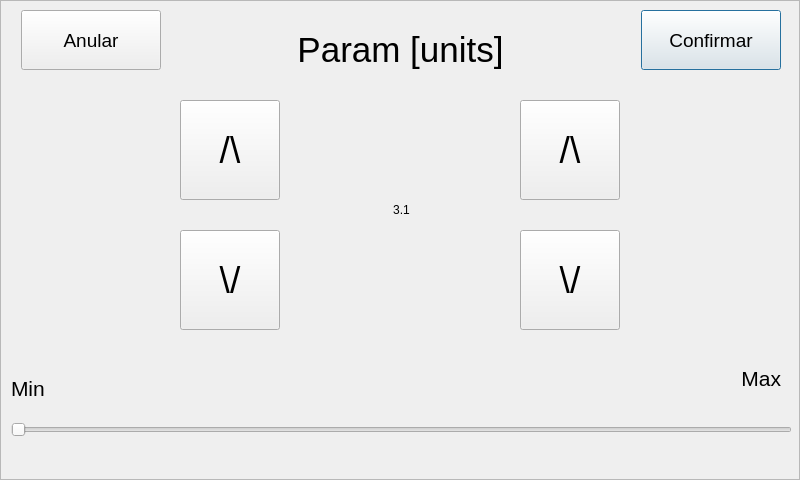
<?xml version="1.0" encoding="UTF-8"?>
<ui version="4.0">
 <class>Dialog</class>
 <widget class="QDialog" name="Dialog">
  <property name="geometry">
   <rect>
    <x>0</x>
    <y>0</y>
    <width>800</width>
    <height>480</height>
   </rect>
  </property>
  <property name="minimumSize">
   <size>
    <width>800</width>
    <height>480</height>
   </size>
  </property>
  <property name="maximumSize">
   <size>
    <width>800</width>
    <height>480</height>
   </size>
  </property>
  <property name="windowTitle">
   <string>Dialog</string>
  </property>
  <widget class="QFrame" name="frame">
   <property name="geometry">
    <rect>
     <x>0</x>
     <y>0</y>
     <width>800</width>
     <height>480</height>
    </rect>
   </property>
   <property name="frameShape">
    <enum>QFrame::StyledPanel</enum>
   </property>
   <property name="frameShadow">
    <enum>QFrame::Raised</enum>
   </property>
   <widget class="QPushButton" name="btn_confirmar">
    <property name="geometry">
     <rect>
      <x>641</x>
      <y>10</y>
      <width>140</width>
      <height>60</height>
     </rect>
    </property>
    <property name="minimumSize">
     <size>
      <width>0</width>
      <height>60</height>
     </size>
    </property>
    <property name="font">
     <font>
      <pointsize>14</pointsize>
     </font>
    </property>
    <property name="text">
     <string>Confirmar</string>
    </property>
   </widget>
   <widget class="QSlider" name="horizontalSlider">
    <property name="geometry">
     <rect>
      <x>11</x>
      <y>410</y>
      <width>781</width>
      <height>40</height>
     </rect>
    </property>
    <property name="sizePolicy">
     <sizepolicy hsizetype="Expanding" vsizetype="Fixed">
      <horstretch>0</horstretch>
      <verstretch>0</verstretch>
     </sizepolicy>
    </property>
    <property name="minimumSize">
     <size>
      <width>0</width>
      <height>40</height>
     </size>
    </property>
    <property name="orientation">
     <enum>Qt::Horizontal</enum>
    </property>
   </widget>
   <widget class="QPushButton" name="btn_down_left">
    <property name="geometry">
     <rect>
      <x>180</x>
      <y>230</y>
      <width>100</width>
      <height>100</height>
     </rect>
    </property>
    <property name="font">
     <font>
      <family>Ubuntu</family>
      <pointsize>28</pointsize>
     </font>
    </property>
    <property name="text">
     <string>\/</string>
    </property>
   </widget>
   <widget class="QLabel" name="lbl_param_value">
    <property name="geometry">
     <rect>
      <x>291</x>
      <y>180</y>
      <width>221</width>
      <height>60</height>
     </rect>
    </property>
    <property name="sizePolicy">
     <sizepolicy hsizetype="Preferred" vsizetype="Minimum">
      <horstretch>0</horstretch>
      <verstretch>0</verstretch>
     </sizepolicy>
    </property>
    <property name="minimumSize">
     <size>
      <width>0</width>
      <height>60</height>
     </size>
    </property>
    <property name="text">
     <string>3.1</string>
    </property>
    <property name="alignment">
     <set>Qt::AlignCenter</set>
    </property>
   </widget>
   <widget class="QLabel" name="lbl_max">
    <property name="geometry">
     <rect>
      <x>730</x>
      <y>350</y>
      <width>51</width>
      <height>41</height>
     </rect>
    </property>
    <property name="font">
     <font>
      <pointsize>16</pointsize>
     </font>
    </property>
    <property name="text">
     <string>Max</string>
    </property>
    <property name="alignment">
     <set>Qt::AlignBottom|Qt::AlignRight|Qt::AlignTrailing</set>
    </property>
   </widget>
   <widget class="QPushButton" name="btn_up">
    <property name="geometry">
     <rect>
      <x>520</x>
      <y>100</y>
      <width>100</width>
      <height>100</height>
     </rect>
    </property>
    <property name="font">
     <font>
      <family>Ubuntu</family>
      <pointsize>28</pointsize>
     </font>
    </property>
    <property name="text">
     <string>/\</string>
    </property>
   </widget>
   <widget class="QLabel" name="lbl_min">
    <property name="geometry">
     <rect>
      <x>11</x>
      <y>370</y>
      <width>51</width>
      <height>31</height>
     </rect>
    </property>
    <property name="font">
     <font>
      <pointsize>16</pointsize>
     </font>
    </property>
    <property name="text">
     <string>Min</string>
    </property>
    <property name="alignment">
     <set>Qt::AlignBottom|Qt::AlignLeading|Qt::AlignLeft</set>
    </property>
   </widget>
   <widget class="QPushButton" name="btn_down">
    <property name="geometry">
     <rect>
      <x>520</x>
      <y>230</y>
      <width>100</width>
      <height>100</height>
     </rect>
    </property>
    <property name="font">
     <font>
      <family>Ubuntu</family>
      <pointsize>28</pointsize>
     </font>
    </property>
    <property name="text">
     <string>\/</string>
    </property>
   </widget>
   <widget class="QPushButton" name="btn_anular">
    <property name="geometry">
     <rect>
      <x>21</x>
      <y>10</y>
      <width>140</width>
      <height>60</height>
     </rect>
    </property>
    <property name="minimumSize">
     <size>
      <width>0</width>
      <height>60</height>
     </size>
    </property>
    <property name="font">
     <font>
      <pointsize>14</pointsize>
     </font>
    </property>
    <property name="text">
     <string>Anular</string>
    </property>
   </widget>
   <widget class="QLabel" name="lbl_param_name">
    <property name="geometry">
     <rect>
      <x>170</x>
      <y>20</y>
      <width>461</width>
      <height>60</height>
     </rect>
    </property>
    <property name="sizePolicy">
     <sizepolicy hsizetype="Preferred" vsizetype="Minimum">
      <horstretch>0</horstretch>
      <verstretch>0</verstretch>
     </sizepolicy>
    </property>
    <property name="minimumSize">
     <size>
      <width>0</width>
      <height>60</height>
     </size>
    </property>
    <property name="font">
     <font>
      <pointsize>26</pointsize>
     </font>
    </property>
    <property name="text">
     <string>Param [units]</string>
    </property>
    <property name="alignment">
     <set>Qt::AlignCenter</set>
    </property>
   </widget>
   <widget class="QPushButton" name="btn_up_left">
    <property name="geometry">
     <rect>
      <x>180</x>
      <y>100</y>
      <width>100</width>
      <height>100</height>
     </rect>
    </property>
    <property name="font">
     <font>
      <family>Ubuntu</family>
      <pointsize>28</pointsize>
     </font>
    </property>
    <property name="text">
     <string>/\</string>
    </property>
   </widget>
  </widget>
 </widget>
 <resources/>
 <connections/>
</ui>
